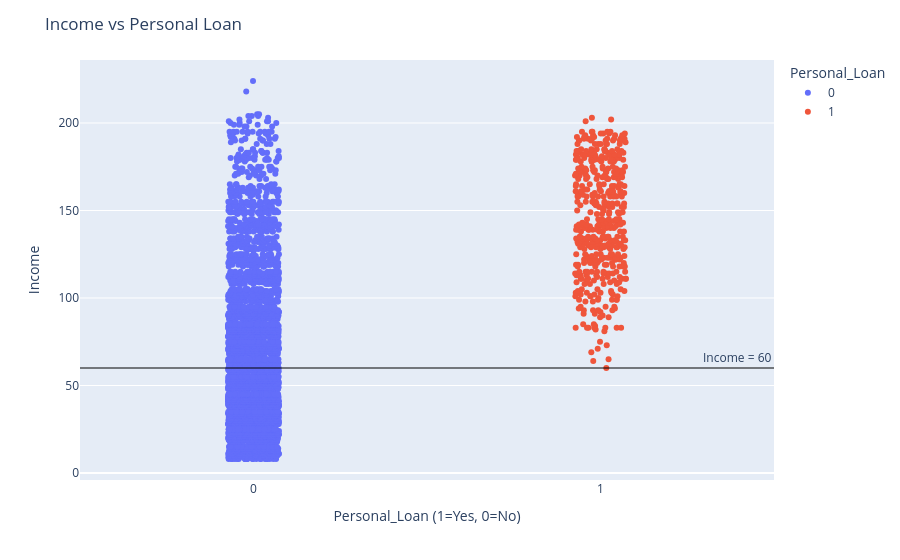

Write notebook code for a chart like this one.
### Markdown cell above
### Income Vs Personal Loan

### Code cell
#Income_vs_Personal_Loan

fig = px.strip(df, x='Personal_Loan', y='Income', color='Personal_Loan', hover_data=['Income'])

fig.update_layout(title='Income vs Personal Loan',
                  xaxis_title='Personal_Loan (1=Yes, 0=No)',
                  yaxis_title='Income')
fig.add_hline(y=60, line_color='black', line_width=1 ,annotation_text="Income = 60")

fig.show()

### Figure 1 — Plotly figure (JSON) as saved in the notebook; plotly's stock layout.template omitted (floating-point values rounded to 4 significant figures; data arrays with more than 128 entries replaced by an {"elided": "..."} marker saying what was removed)
{"data": [{"alignmentgroup": "True", "boxpoints": "all", "fillcolor": "rgba(255,255,255,0)", "hoveron": "points", "hovertemplate": "Personal_Loan=%{x}<br>Income=%{y}<extra></extra>", "legendgroup": "0", "line": {"color": "rgba(255,255,255,0)"}, "marker": {"color": "#636efa"}, "name": "0", "offsetgroup": "0", "orientation": "v", "pointpos": 0, "showlegend": true, "type": "box", "x": {"elided": "4519 int values"}, "x0": " ", "xaxis": "x", "y": {"elided": "4519 int values"}, "y0": " ", "yaxis": "y"}, {"alignmentgroup": "True", "boxpoints": "all", "fillcolor": "rgba(255,255,255,0)", "hoveron": "points", "hovertemplate": "Personal_Loan=%{x}<br>Income=%{y}<extra></extra>", "legendgroup": "1", "line": {"color": "rgba(255,255,255,0)"}, "marker": {"color": "#EF553B"}, "name": "1", "offsetgroup": "1", "orientation": "v", "pointpos": 0, "showlegend": true, "type": "box", "x": {"elided": "480 int values"}, "x0": " ", "xaxis": "x", "y": {"elided": "480 int values"}, "y0": " ", "yaxis": "y"}], "layout": {"annotations": [{"showarrow": false, "text": "Income = 60", "x": 1, "xanchor": "right", "xref": "x domain", "y": 60, "yanchor": "bottom", "yref": "y"}], "boxmode": "overlay", "legend": {"title": {"text": "Personal_Loan"}, "tracegroupgap": 0}, "margin": {"t": 60}, "shapes": [{"line": {"color": "black", "width": 1}, "type": "line", "x0": 0, "x1": 1, "xref": "x domain", "y0": 60, "y1": 60, "yref": "y"}], "title": {"text": "Income vs Personal Loan"}, "xaxis": {"anchor": "y", "categoryarray": [0, 1], "categoryorder": "array", "domain": [0, 1], "title": {"text": "Personal_Loan (1=Yes, 0=No)"}}, "yaxis": {"anchor": "x", "domain": [0, 1], "title": {"text": "Income"}}}}
